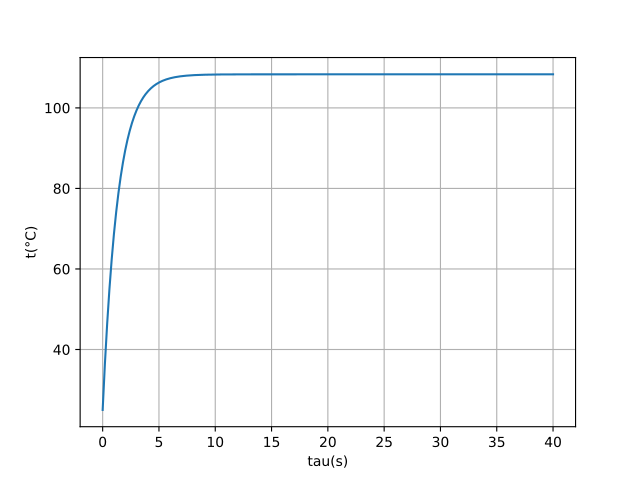

Write the Python code that produced this figure.
import numpy as np
from scipy.optimize import root
from Functions.UnsteadyStateConduction import theta_to_theta_0_ratio, get_a, get_mu, get_Bi, get_Fo
import matplotlib.pyplot as plt
from scipy.integrate import solve_bvp
import os
from Functions.Self_defined import find_nearest

d = 1e-3
t_oo = 25
R_l = 0.01
I = 120
h = 550
Delta_t = 1

c = 500
rho = 8000
lambda_ = 25

guess_values = t_oo + 1
t_balance = root(lambda t: h * np.pi * d * (t - t_oo) - I**2 * R_l, guess_values).x[0]
print(f't = {t_balance:.2f} C')


# dt_dtau = \dfrac{I^2 R_l - \pi h d (t - t_oo)}{\pi c \rho d^2 / 4}
def derivative(x, t):
    return np.vstack((t[1], -(I**2 * R_l - h * np.pi * d * (t[0] - t_oo)) / (np.pi * c * rho * d**2 / 4)))


# 定义边界条件，t(0) = t_oo, t(np.inf) = t
# 边界条件函数的t_a和t_b参数为边界条件的起始和终止点
def bc(t_a, t_b):
    return np.array([t_a[0] - t_oo, t_b[1]])


N = 1000
tau_oo = 40
tau = np.linspace(0, tau_oo, N)
t = np.zeros((2, tau.size))
t[0, 0] = t_oo
result = solve_bvp(derivative, bc, tau, t)

x_plot = np.linspace(0, tau_oo, N)
t_plot = result.sol(x_plot)[0]
plt.plot(x_plot, t_plot)
plt.grid()
plt.xlabel('tau(s)')
plt.ylabel('t(°C)')
name = os.path.basename(__file__).split(".")[0]
plt.savefig(f'./{name}.pdf')
plt.show()

t_search = t_balance - Delta_t
arg = find_nearest(t_plot, t_search)
print(f'温度升高到{t_search:.2f}°C所需的时间为{x_plot[arg]:.1f} s')
